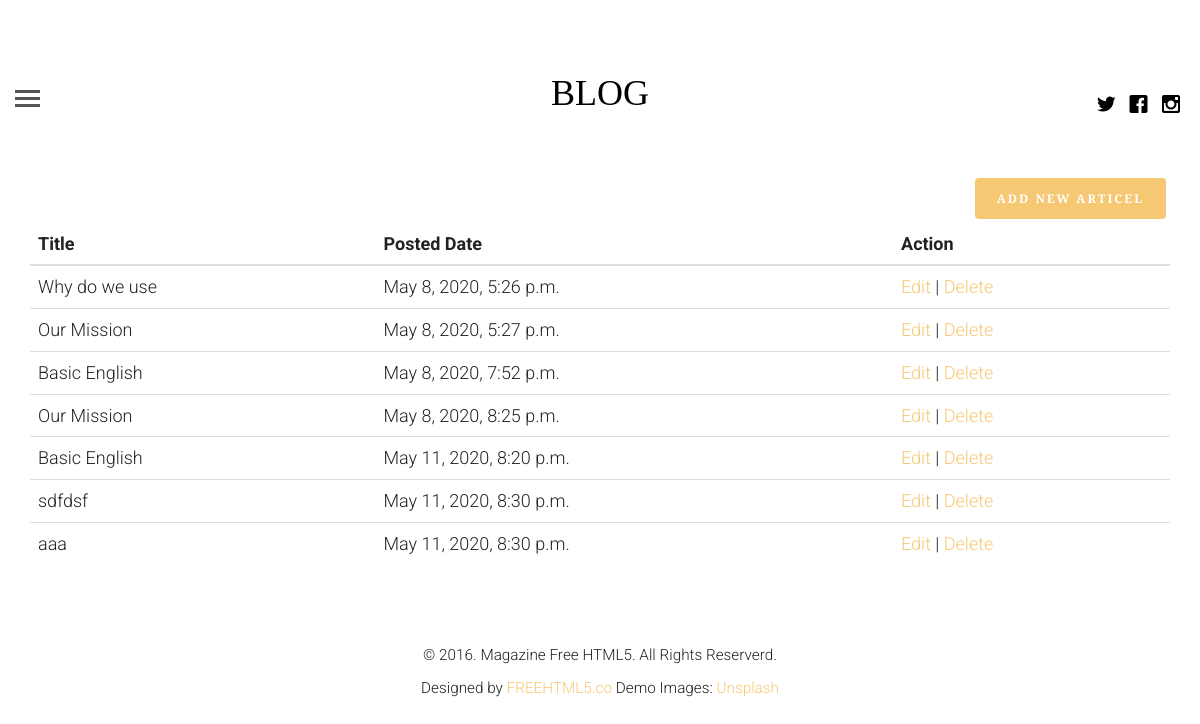
Before: /logged_in_profile (signed in) with the older database file.
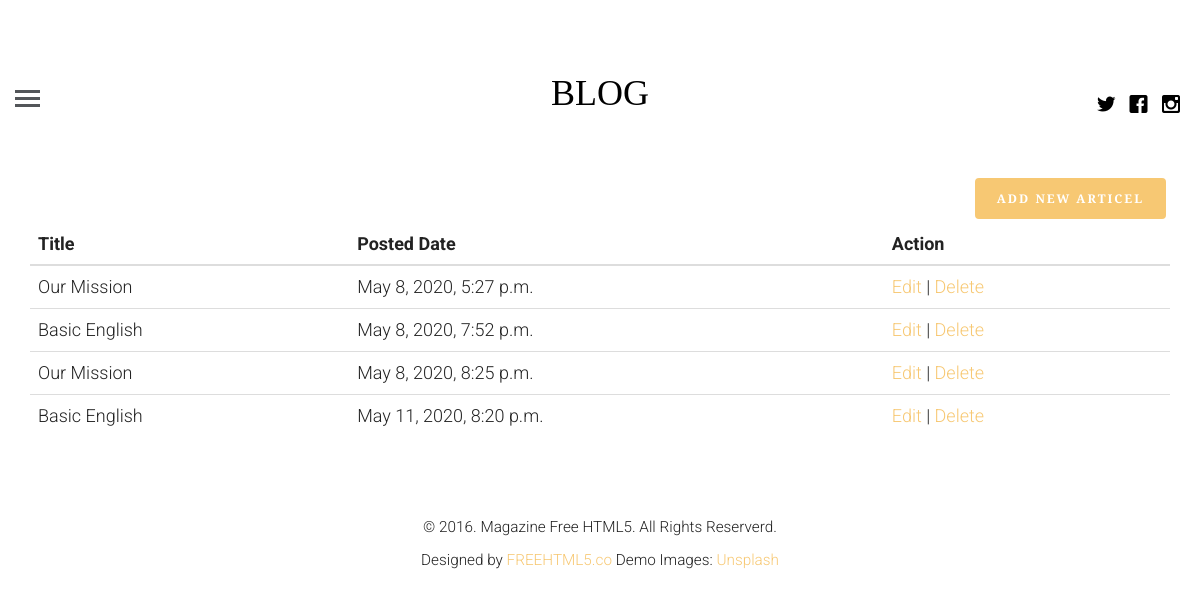
After: the same page with the newer database file.
### blogApp/models.py (models this page shows, shortened)
class Article(models.Model):
    article_author = models.ForeignKey(Author,on_delete=models.CASCADE)
    title          = models.CharField(max_length=200)
    body           = models.TextField()
    image          = models.FileField(default="")
    posted_on      = models.DateTimeField(auto_now=False, auto_now_add=True)
    updated_on     = models.DateTimeField(auto_now=True, auto_now_add=False)
    category       = models.ForeignKey(Category,on_delete=models.CASCADE)

### blogApp/views.py (the view)
# urls.py: path('logged_in_profile',views.getProfile , name="logged_in_profile"),
def getProfile(request):
    if request.user.is_authenticated:
        user =get_object_or_404(Author , name=request.user.id)
        post = Article.objects.filter(article_author=user.id)
        return render(request , "logged_in_profile.html" , {'post':post ,'user':user})
    else:
        return redirect('login')

### templates/logged_in_profile.html (shortened to what this page needs)
{% extends 'base.html' %}
{% load static %}
{% block content %}
        <div class="container">
        <a href="{% url 'createPost' %}" class="btn btn-primary pull-right">ADD NEW ARTICEL</a>
        <table class="table">
            <thead>
                <tr>
                    <th scope="col">Title</th>
                    <th scope="col">Posted Date</th>
                    <th scope="col">Action</th>
                </tr>
            </thead>
            <tbody>
                {% for data in post %}
                <tr>
                    <td>{{ data.title }}</td>
                    <td>{{ data.posted_on }}</td>
                    <td>
                        <a href="{% url 'update' id=data.id %}">Edit</a> | <a href="">Delete</a>
                    </td>
                </tr>
                {% endfor %}
            </tbody>
        </table>
    </div>
{% endblock %}

### templates/base.html (shortened to what this page needs)
{% load static %}
<!DOCTYPE html>
 <html class="no-js">
	<head>
	<link rel="stylesheet" href="{% static 'css/animate.css' %}">
	<link rel="stylesheet" href="{% static 'css/icomoon.css' %}">
	<link rel="stylesheet" href="{% static 'css/bootstrap.css' %}">
	<link rel="stylesheet" href="{% static 'css/style.css' %}">
	</head>
	<body>
	<header id="fh5co-header">
		<div class="container-fluid">
			<div class="row">
				<a href="#" class="js-fh5co-nav-toggle fh5co-nav-toggle"><i></i></a>
				<ul class="fh5co-social">
					<li><a href="#"><i class="icon-twitter"></i></a></li>
					<li><a href="#"><i class="icon-facebook"></i></a></li>
					<li><a href="#"><i class="icon-instagram"></i></a></li>
				</ul>
				<div class="col-lg-12 col-md-12 text-center">
					<h1 id="fh5co-logo"><a href="{% url 'index' %}">BLOG</a></h1>
				</div>
			</div>
		</div>
	</header>
	<div class="container-fluid">
		{% block content %}
        {% endblock %}
	</div>
	<footer id="fh5co-footer">
		<p><small>&copy; 2016. Magazine Free HTML5. All Rights Reserverd. <br> Designed by <a href="http://freehtml5.co" target="_blank">FREEHTML5.co</a>  Demo Images: <a href="http://unsplash.com/" target="_blank">Unsplash</a></small></p>
	</footer>
	</body>
</html>

### static/css/icomoon.css (style rules this page uses)
[class^="icon-"], [class*=" icon-"] { font-family: 'icomoon' !important; speak: none; font-style: normal; font-weight: normal; font-variant: normal; text-transform: none; line-height: 1; -webkit-font-smoothing: antialiased; -moz-osx-font-smoothing: grayscale; }
.icon-facebook:before { content: "\ea67"; }
.icon-instagram:before { content: "\ea6f"; }
.icon-twitter:before { content: "\ea7c"; }

### static/css/style.css (style rules this page uses)
html { background: #fff; }
body { font-family: "Roboto", arial, sans-serif; font-size: 18px; font-weight: 300; line-height: 1.8; color: #222; background: #fff; }
a { color: #f7c873; -webkit-transition: 0.5s; -o-transition: 0.5s; transition: 0.5s; }
h1, h2, h3, h4, h5, h6 { font-family: "Playfair Display", times, serif; color: #000; }
p { margin-bottom: 30px; }
.btn { margin-right: 4px; margin-bottom: 4px; font-family: "Playfair Display", times, serif; font-size: 12px; letter-spacing: 2px; text-transform: uppercase; font-weight: 700; -webkit-border-radius: 4px; -moz-border-radius: 4px; -ms-border-radius: 4px; border-radius: 4px; -webkit-transition: 0.5s; -o-transition: 0.5s; transition: 0.5s; }
.btn-primary { background: #f7c873; color: #fff; border: 2px solid #f7c873; }
#fh5co-header { padding: 3em 3em; float: left; width: 100%; }
@media screen and (max-width: 1200px) { #fh5co-header { padding-left: 15px; padding-right: 15px; } }
#fh5co-header .fh5co-nav-toggle { position: absolute; top: 4.2em; left: 3em; z-index: 99; }
@media screen and (max-width: 1200px) { #fh5co-header .fh5co-nav-toggle { top: 4em; left: 15px; } }
#fh5co-header .fh5co-social { position: absolute !important; right: 3em !important; top: 3.2em; z-index: 99; -webkit-transition: 0.5s; -o-transition: 0.5s; transition: 0.5s; }
@media screen and (max-width: 1200px) { #fh5co-header .fh5co-social { right: 15px !important; top: 3.2em; } }
#fh5co-header #fh5co-logo { text-align: center; }
#fh5co-header #fh5co-logo a { color: #000; }
.fh5co-social { padding: 0; margin: 30px 0 0 0; position: relative; }
.fh5co-social li { padding: 0; margin: 0; list-style: none; display: inline; }
.fh5co-social li a { font-size: 20px; padding: 4px; color: #000; }
#fh5co-footer { padding: 3em 0; text-align: center; }
.fh5co-nav-toggle { width: 25px; height: 25px; cursor: pointer; text-decoration: none; }
.fh5co-nav-toggle i { position: relative; display: -moz-inline-stack; display: inline-block; zoom: 1; *display: inline; width: 25px; height: 3px; color: #535659; font: bold 14px/.4 Helvetica; text-transform: uppercase; text-indent: -55px; background: #535659; transition: all .2s ease-out; }
.fh5co-nav-toggle i::before, .fh5co-nav-toggle i::after { content: ''; width: 25px; height: 3px; background: #535659; position: absolute; left: 0; -webkit-transition: 0.2s; -o-transition: 0.2s; transition: 0.2s; }
.fh5co-nav-toggle i::before { top: -7px; }
.fh5co-nav-toggle i::after { bottom: -7px; }
.fh5co-nav-toggle { position: absolute; top: 18px; left: 0; z-index: 21; padding: 6px 0 0 0; display: block; margin: 0 auto; display: block; height: 44px; width: 25px; border-bottom: none !important; }

Changed rows visible on the page:
removed Article: title "Why do we use", posted_on "May 8, 2020, 5:26 p.m."
removed Article: title "sdfdsf", posted_on "May 11, 2020, 8:30 p.m."
removed Article: title "aaa", posted_on "May 11, 2020, 8:30 p.m."
